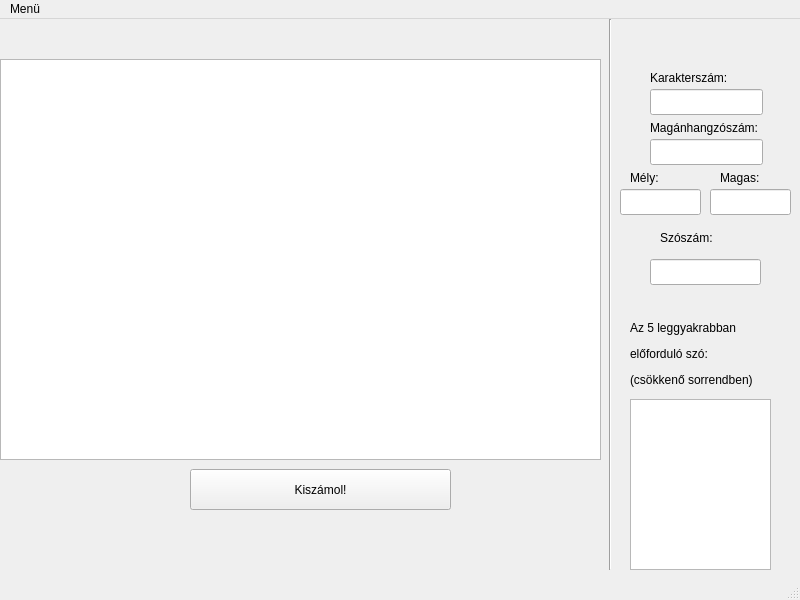
<?xml version="1.0" encoding="UTF-8"?>
<ui version="4.0">
 <class>MainWindow</class>
 <widget class="QMainWindow" name="MainWindow">
  <property name="geometry">
   <rect>
    <x>0</x>
    <y>0</y>
    <width>800</width>
    <height>600</height>
   </rect>
  </property>
  <property name="windowTitle">
   <string>MainWindow</string>
  </property>
  <widget class="QWidget" name="centralwidget">
   <widget class="QPushButton" name="pushButton">
    <property name="geometry">
     <rect>
      <x>190</x>
      <y>450</y>
      <width>261</width>
      <height>41</height>
     </rect>
    </property>
    <property name="text">
     <string>Kiszámol!</string>
    </property>
   </widget>
   <widget class="QTextEdit" name="textEdit">
    <property name="geometry">
     <rect>
      <x>0</x>
      <y>40</y>
      <width>601</width>
      <height>401</height>
     </rect>
    </property>
   </widget>
   <widget class="QLineEdit" name="lineEdit">
    <property name="geometry">
     <rect>
      <x>650</x>
      <y>70</y>
      <width>113</width>
      <height>26</height>
     </rect>
    </property>
    <property name="readOnly">
     <bool>true</bool>
    </property>
   </widget>
   <widget class="QLineEdit" name="lineEdit_2">
    <property name="geometry">
     <rect>
      <x>650</x>
      <y>120</y>
      <width>113</width>
      <height>26</height>
     </rect>
    </property>
   </widget>
   <widget class="QLineEdit" name="lineEdit_3">
    <property name="geometry">
     <rect>
      <x>620</x>
      <y>170</y>
      <width>81</width>
      <height>26</height>
     </rect>
    </property>
   </widget>
   <widget class="QTextEdit" name="textEdit_2">
    <property name="geometry">
     <rect>
      <x>630</x>
      <y>380</y>
      <width>141</width>
      <height>171</height>
     </rect>
    </property>
   </widget>
   <widget class="QLineEdit" name="lineEdit_4">
    <property name="geometry">
     <rect>
      <x>650</x>
      <y>240</y>
      <width>111</width>
      <height>26</height>
     </rect>
    </property>
   </widget>
   <widget class="QLabel" name="label">
    <property name="geometry">
     <rect>
      <x>650</x>
      <y>50</y>
      <width>111</width>
      <height>18</height>
     </rect>
    </property>
    <property name="text">
     <string>Karakterszám:</string>
    </property>
   </widget>
   <widget class="QLabel" name="label_2">
    <property name="geometry">
     <rect>
      <x>650</x>
      <y>100</y>
      <width>131</width>
      <height>18</height>
     </rect>
    </property>
    <property name="text">
     <string>Magánhangzószám:</string>
    </property>
   </widget>
   <widget class="QLabel" name="label_3">
    <property name="geometry">
     <rect>
      <x>630</x>
      <y>150</y>
      <width>59</width>
      <height>18</height>
     </rect>
    </property>
    <property name="text">
     <string>Mély:</string>
    </property>
   </widget>
   <widget class="QLabel" name="label_4">
    <property name="geometry">
     <rect>
      <x>720</x>
      <y>150</y>
      <width>59</width>
      <height>18</height>
     </rect>
    </property>
    <property name="text">
     <string>Magas:</string>
    </property>
   </widget>
   <widget class="QLabel" name="label_5">
    <property name="geometry">
     <rect>
      <x>660</x>
      <y>210</y>
      <width>59</width>
      <height>18</height>
     </rect>
    </property>
    <property name="text">
     <string>Szószám:</string>
    </property>
   </widget>
   <widget class="QLineEdit" name="lineEdit_5">
    <property name="geometry">
     <rect>
      <x>710</x>
      <y>170</y>
      <width>81</width>
      <height>26</height>
     </rect>
    </property>
   </widget>
   <widget class="QLabel" name="label_6">
    <property name="geometry">
     <rect>
      <x>630</x>
      <y>290</y>
      <width>151</width>
      <height>91</height>
     </rect>
    </property>
    <property name="text">
     <string>&lt;html&gt;&lt;head/&gt;&lt;body&gt;&lt;p&gt;Az 5 leggyakrabban&lt;/p&gt;&lt;p&gt;előforduló szó:&lt;/p&gt;&lt;p&gt;(csökkenő sorrendben)&lt;/p&gt;&lt;/body&gt;&lt;/html&gt;</string>
    </property>
    <property name="textFormat">
     <enum>Qt::AutoText</enum>
    </property>
    <property name="wordWrap">
     <bool>false</bool>
    </property>
   </widget>
   <widget class="Line" name="line">
    <property name="geometry">
     <rect>
      <x>600</x>
      <y>0</y>
      <width>20</width>
      <height>551</height>
     </rect>
    </property>
    <property name="orientation">
     <enum>Qt::Vertical</enum>
    </property>
   </widget>
  </widget>
  <widget class="QStatusBar" name="statusbar"/>
  <widget class="QMenuBar" name="menubar">
   <property name="geometry">
    <rect>
     <x>0</x>
     <y>0</y>
     <width>800</width>
     <height>23</height>
    </rect>
   </property>
   <widget class="QMenu" name="menuMen">
    <property name="title">
     <string>Menü</string>
    </property>
    <addaction name="actionF_jl_megnyit_sa_2"/>
   </widget>
   <addaction name="menuMen"/>
  </widget>
  <action name="actionDokumentum_megnyitasa">
   <property name="text">
    <string>Dokumentum megnyitasa</string>
   </property>
  </action>
  <action name="actionF_jl_megnyit_sa">
   <property name="text">
    <string>Fájl megnyitása</string>
   </property>
  </action>
  <action name="actionF_jl_megnyit_sa_2">
   <property name="text">
    <string>Fájl megnyitása</string>
   </property>
  </action>
 </widget>
 <resources/>
 <connections/>
</ui>
